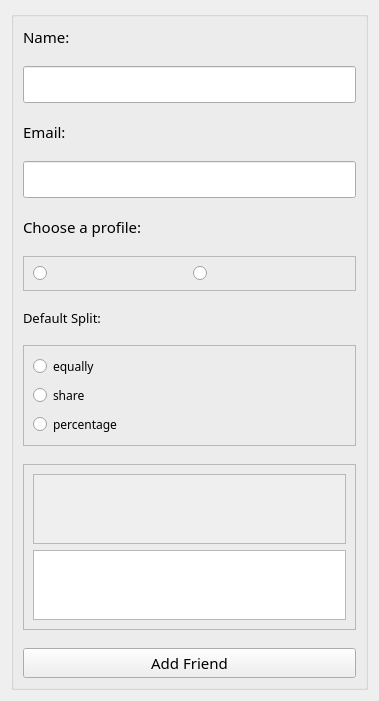
                      <widget class="QWidget" name="scrollAreaWidgetContents_2">
                       <property name="geometry">
                        <rect>
                         <x>0</x>
                         <y>-52</y>
                         <width>379</width>
                         <height>694</height>
                        </rect>
                       </property>
                       <layout class="QHBoxLayout" name="horizontalLayout_33">
                        <item>
                         <widget class="QGroupBox" name="AddNewFriendBox">
                          <property name="title">
                           <string/>
                          </property>
                          <layout class="QVBoxLayout" name="verticalLayout_49">
                           <property name="spacing">
                            <number>18</number>
                           </property>
                           <item alignment="Qt::AlignTop">
                            <widget class="QLabel" name="NameLabel">
                             <property name="font">
                              <font>
                               <family>Swis721 Blk BT</family>
                               <pointsize>11</pointsize>
                              </font>
                             </property>
                             <property name="text">
                              <string>Name:</string>
                             </property>
                            </widget>
                           </item>
                           <item alignment="Qt::AlignTop">
                            <widget class="QLineEdit" name="NameInput">
                             <property name="sizePolicy">
                              <sizepolicy hsizetype="Preferred" vsizetype="Preferred">
                               <horstretch>0</horstretch>
                               <verstretch>0</verstretch>
                              </sizepolicy>
                             </property>
                             <property name="minimumSize">
                              <size>
                               <width>0</width>
                               <height>37</height>
                              </size>
                             </property>
                             <property name="maximumSize">
                              <size>
                               <width>16777215</width>
                               <height>59</height>
                              </size>
                             </property>
                             <property name="font">
                              <font>
                               <family>Swis721 Blk BT</family>
                               <pointsize>10</pointsize>
                              </font>
                             </property>
                            </widget>
                           </item>
                           <item>
                            <widget class="QLabel" name="EmailLabel">
                             <property name="font">
                              <font>
                               <family>Swis721 Blk BT</family>
                               <pointsize>11</pointsize>
                              </font>
                             </property>
                             <property name="text">
                              <string>Email:</string>
                             </property>
                            </widget>
                           </item>
                           <item>
                            <widget class="QLineEdit" name="EmailInput">
                             <property name="sizePolicy">
                              <sizepolicy hsizetype="Preferred" vsizetype="Preferred">
                               <horstretch>0</horstretch>
                               <verstretch>0</verstretch>
                              </sizepolicy>
                             </property>
                             <property name="minimumSize">
                              <size>
                               <width>0</width>
                               <height>37</height>
                              </size>
                             </property>
                             <property name="maximumSize">
                              <size>
                               <width>16777215</width>
                               <height>59</height>
                              </size>
                             </property>
                             <property name="font">
                              <font>
                               <family>Swis721 Blk BT</family>
                               <pointsize>10</pointsize>
                              </font>
                             </property>
                            </widget>
                           </item>
                           <item>
                            <widget class="QLabel" name="ProfileLabel">
                             <property name="font">
                              <font>
                               <family>Swis721 Blk BT</family>
                               <pointsize>11</pointsize>
                              </font>
                             </property>
                             <property name="text">
                              <string>Choose a profile:</string>
                             </property>
                            </widget>
                           </item>
                           <item>
                            <widget class="QFrame" name="frame_26">
                             <property name="sizePolicy">
                              <sizepolicy hsizetype="Preferred" vsizetype="Preferred">
                               <horstretch>0</horstretch>
                               <verstretch>0</verstretch>
                              </sizepolicy>
                             </property>
                             <property name="frameShape">
                              <enum>QFrame::StyledPanel</enum>
                             </property>
                             <property name="frameShadow">
                              <enum>QFrame::Raised</enum>
                             </property>
                             <layout class="QHBoxLayout" name="horizontalLayout_34">
                              <item>
                               <widget class="QRadioButton" name="LadyProfileBtn">
                                <property name="text">
                                 <string/>
                                </property>
                                <property name="icon">
                                 <iconset resource="images.qrc">
                                  <normaloff>:/images/219969.png</normaloff>:/images/219969.png</iconset>
                                </property>
                                <property name="iconSize">
                                 <size>
                                  <width>70</width>
                                  <height>70</height>
                                 </size>
                                </property>
                               </widget>
                              </item>
                              <item>
                               <widget class="QRadioButton" name="MaleProfileBtn">
                                <property name="text">
                                 <string/>
                                </property>
                                <property name="icon">
                                 <iconset resource="images.qrc">
                                  <normaloff>:/images/219986.png</normaloff>:/images/219986.png</iconset>
                                </property>
                                <property name="iconSize">
                                 <size>
                                  <width>70</width>
                                  <height>70</height>
                                 </size>
                                </property>
                               </widget>
                              </item>
                             </layout>
                            </widget>
                           </item>
                           <item>
                            <widget class="QLabel" name="label">
                             <property name="font">
                              <font>
                               <family>Swis721 Blk BT</family>
                               <pointsize>10</pointsize>
                              </font>
                             </property>
                             <property name="text">
                              <string>Default Split:</string>
                             </property>
                            </widget>
                           </item>
                           <item>
                            <widget class="QFrame" name="split_frame">
                             <property name="frameShape">
                              <enum>QFrame::StyledPanel</enum>
                             </property>
                             <property name="frameShadow">
                              <enum>QFrame::Raised</enum>
                             </property>
                             <layout class="QVBoxLayout" name="verticalLayout_21">
                              <item>
                               <widget class="QRadioButton" name="EqualFriend">
                                <property name="font">
                                 <font>
                                  <family>Swis721 Blk BT</family>
                                 </font>
                                </property>
                                <property name="text">
                                 <string>equally</string>
                                </property>
                               </widget>
                              </item>
                              <item>
                               <widget class="QRadioButton" name="ShareFriend">
                                <property name="font">
                                 <font>
                                  <family>Swis721 Blk BT</family>
                                 </font>
                                </property>
                                <property name="text">
                                 <string>share</string>
                                </property>
                               </widget>
                              </item>
                              <item>
                               <widget class="QRadioButton" name="PercentageFriend">
                                <property name="font">
                                 <font>
                                  <family>Swis721 Blk BT</family>
                                 </font>
                                </property>
                                <property name="text">
                                 <string>percentage</string>
                                </property>
                               </widget>
                              </item>
                             </layout>
                            </widget>
                           </item>
                           <item>
                            <widget class="QFrame" name="frame_50">
                             <property name="frameShape">
                              <enum>QFrame::StyledPanel</enum>
                             </property>
                             <property name="frameShadow">
                              <enum>QFrame::Raised</enum>
                             </property>
                             <layout class="QVBoxLayout" name="verticalLayout_28">
                              <item>
                               <widget class="QScrollArea" name="scrollArea_12">
                                <property name="font">
                                 <font>
                                  <family>Swis721 Blk BT</family>
                                  <pointsize>12</pointsize>
                                 </font>
                                </property>
                                <property name="widgetResizable">
                                 <bool>true</bool>
                                </property>
                                <widget class="QWidget" name="scrollAreaWidgetContents_11">
                                 <property name="geometry">
                                  <rect>
                                   <x>0</x>
                                   <y>0</y>
                                   <width>325</width>
                                   <height>69</height>
                                  </rect>
                                 </property>
                                 <layout class="QVBoxLayout" name="verticalLayout_29"/>
                                </widget>
                               </widget>
                              </item>
                              <item>
                               <widget class="QTextBrowser" name="ErrorLabel3"/>
                              </item>
                             </layout>
                            </widget>
                           </item>
                           <item>
                            <widget class="QPushButton" name="AddFriendBtn">
                             <property name="font">
                              <font>
                               <family>Swis721 Blk BT</family>
                               <pointsize>11</pointsize>
                              </font>
                             </property>
                             <property name="text">
                              <string>Add Friend</string>
                             </property>
                             <property name="icon">
                              <iconset resource="resource2.qrc">
                               <normaloff>:/icons2/icons2/user-plus.svg</normaloff>:/icons2/icons2/user-plus.svg</iconset>
                             </property>
                             <property name="iconSize">
                              <size>
                               <width>30</width>
                               <height>30</height>
                              </size>
                             </property>
                            </widget>
                           </item>
                          </layout>
                         </widget>
                        </item>
                       </layout>
                      </widget>
